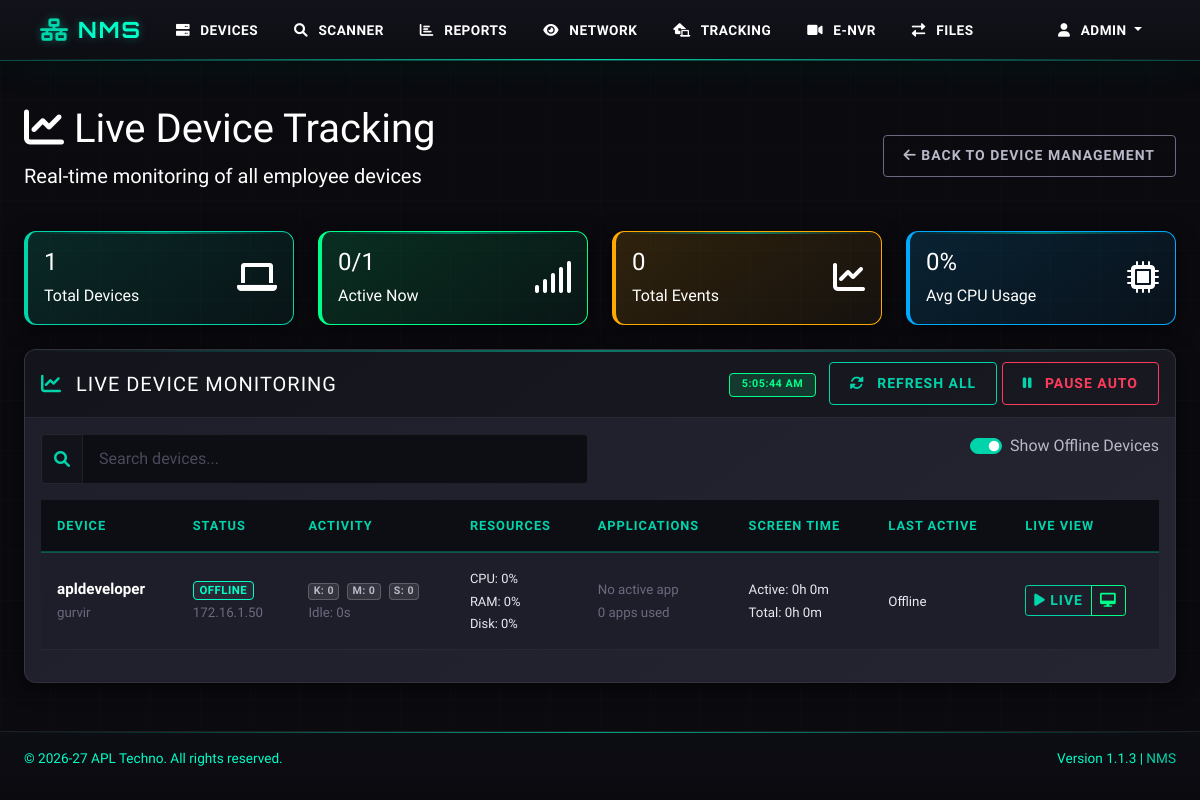
Page /tracking/live (signed in) on the committed database.
### models/tracked_device.py (models this page shows, shortened)
class TrackedDevice(db.Model):
    __tablename__ = 'tracked_devices'
    id = db.Column(db.Integer, primary_key=True)
    mac_address = db.Column(db.String(17), unique=True, nullable=False, index=True)
    device_name = db.Column(db.String(100), nullable=False)
    employee_name = db.Column(db.String(100))
    hostname = db.Column(db.String(100))
    ip_address = db.Column(db.String(15))
    department = db.Column(db.String(100))
    notes = db.Column(db.Text)
    is_active = db.Column(db.Boolean, default=True)
    last_seen = db.Column(db.DateTime, default=datetime.utcnow)
    created_at = db.Column(db.DateTime, default=datetime.utcnow)
    updated_at = db.Column(db.DateTime, default=datetime.utcnow, onupdate=datetime.utcnow)
    activity_logs = db.relationship('DeviceActivityLog', backref='device', lazy=True, cascade='all, delete-orphan')
    resource_logs = db.relationship('DeviceResourceLog', backref='device', lazy=True, cascade='all, delete-orphan')
    application_logs = db.relationship('DeviceApplicationLog', backref='device', lazy=True, cascade='all, delete-orphan')

### routes/tracking.py (the view)
@tracking_bp.route('/tracking/live')
def live_tracking():
    if not session.get('logged_in'):
        return redirect(url_for('auth_bp.login'))
    saved_devices = TrackedDevice.query.order_by(TrackedDevice.device_name).all()
    saved_devices_dicts = [device_to_dict(device) for device in saved_devices]
    return render_template('tracking/live_tracking.html',
                         saved_devices=saved_devices,
                         saved_devices_dicts=saved_devices_dicts)

### routes/tracking.py (called while the page is built)
def check_device_status(device):
    if not device.last_seen:
        return "offline"
    time_diff = datetime.utcnow() - device.last_seen
    if time_diff < timedelta(minutes=5):  # Device seen in last 5 minutes
        return "online"
    else:
        return "offline"

def device_to_dict(device):
    if not device:
        return {}
    return {
        'id': device.id,
        'device_name': device.device_name,
        'employee_name': device.employee_name,
        'hostname': device.hostname,
        'ip_address': device.ip_address,
        'mac_address': device.mac_address,
        'department': device.department,
        'notes': device.notes,
        'created_at': device.created_at.isoformat() if device.created_at else None,
        'updated_at': device.updated_at.isoformat() if device.updated_at else None,
        'last_seen': device.last_seen.isoformat() if device.last_seen else None,
        'status': check_device_status(device)
    }

@tracking_bp.context_processor
def utility_processor():
    return dict(check_device_status=check_device_status)

### templates/tracking/live_tracking.html (shortened to what this page needs)
{% extends "base.html" %}
{% block content %}
<div class="row">
    <div class="col-md-12">
        <div class="d-flex justify-content-between align-items-center">
            <div>
                <h1 style="color: white;"><i class="fas fa-chart-line"></i> Live Device Tracking</h1>
                <p style="color: white;" class="lead">Real-time monitoring of all employee devices</p>
            </div>
            <div>
                <a href="{{ url_for('tracking_bp.device_tracking') }}" class="btn btn-outline-secondary">
                    <i class="fas fa-arrow-left"></i> Back to Device Management
                </a>
            </div>
        </div>
    </div>
</div>
<div class="row mt-4">
    <div class="col-md-3">
        <div class="card bg-primary text-white">
            <div class="card-body">
                <div class="d-flex justify-content-between">
                    <div>
                        <h4 class="card-title" id="totalDevices">{{ saved_devices|length }}</h4>
                        <p class="card-text">Total Devices</p>
                    </div>
                    <div class="align-self-center">
                        <i class="fas fa-laptop fa-2x"></i>
                    </div>
                </div>
            </div>
        </div>
    </div>
    <div class="col-md-3">
        <div class="card bg-success text-white">
            <div class="card-body">
                <div class="d-flex justify-content-between">
                    <div>
                        <h4 class="card-title" id="activeDevices">0</h4>
                        <p class="card-text">Active Now</p>
                    </div>
                    <div class="align-self-center">
                        <i class="fas fa-signal fa-2x"></i>
                    </div>
                </div>
            </div>
        </div>
    </div>
    <div class="col-md-3">
        <div class="card bg-warning text-white">
            <div class="card-body">
                <div class="d-flex justify-content-between">
                    <div>
                        <h4 class="card-title" id="totalActivity">0</h4>
                        <p class="card-text">Total Events</p>
                    </div>
                    <div class="align-self-center">
                        <i class="fas fa-chart-line fa-2x"></i>
                    </div>
                </div>
            </div>
        </div>
    </div>
    <div class="col-md-3">
        <div class="card bg-info text-white">
            <div class="card-body">
                <div class="d-flex justify-content-between">
                    <div>
                        <h4 class="card-title" id="avgUsage">0%</h4>
                        <p class="card-text">Avg CPU Usage</p>
                    </div>
                    <div class="align-self-center">
                        <i class="fas fa-microchip fa-2x"></i>
                    </div>
                </div>
            </div>
        </div>
    </div>
</div>
<div class="row mt-4">
    <div class="col-md-12">
        <div class="card">
            <div class="card-header d-flex justify-content-between align-items-center">
                <h5 class="mb-0"><i class="fas fa-chart-line"></i> Live Device Monitoring</h5>
                <div>
                    <span class="badge bg-success me-2" id="lastUpdate">Never updated</span>
                    <button class="btn btn-sm btn-outline-primary" id="refreshAllBtn">
                        <i class="fas fa-sync-alt"></i> Refresh All
                    </button>
                    <button class="btn btn-sm btn-outline-danger" id="toggleAutoRefresh" data-auto-refresh="true">
                        <i class="fas fa-pause"></i> Pause Auto
                    </button>
                </div>
            </div>
            <div class="card-body">
                <div class="row mb-3">
                    <div class="col-md-6">
                        <div class="input-group">
                            <span class="input-group-text"><i class="fas fa-search"></i></span>
                            <input type="text" class="form-control" id="liveSearch" placeholder="Search devices...">
                        </div>
                    </div>
                    <div class="col-md-6">
                        <div class="form-check form-switch float-end">
                            <input class="form-check-input" type="checkbox" id="showOfflineToggle" checked>
                            <label class="form-check-label" for="showOfflineToggle">Show Offline Devices</label>
                        </div>
                    </div>
                </div>
                <div id="realTimeMonitoring">
                    {% if saved_devices %}
                    <div class="table-responsive">
                        <table class="table table-hover">
                            <thead class="table-dark">
                                <tr>
                                    <th>Device</th>
                                    <th>Status</th>
                                    <th>Activity</th>
                                    <th>Resources</th>
                                    <th>Applications</th>
                                    <th>Screen Time</th>
                                    <th>Last Active</th>
                                    <th>Live View</th>
                                </tr>
                            </thead>
                            <tbody id="realTimeDevices">
                                {% for device in saved_devices %}
                                <tr id="device-{{ device.mac_address|replace(':', '') }}" class="live-device-row"
                                    data-device-name="{{ device.device_name|lower }}"
                                    data-employee-name="{{ device.employee_name|lower if device.employee_name else '' }}">
                                    <td>
                                        <strong class="device-name">{{ device.device_name }}</strong>
                                        <br><small class="text-muted employee-name">{{ device.employee_name or 'N/A'
                                            }}</small>
                                    </td>
                                    <td>
                                        <span class="badge bg-secondary status-badge">Offline</span>
                                        <br><small class="text-muted device-ip">{{ device.ip_address or 'N/A' }}</small>
                                    </td>
                                    <td>
                                        <div class="activity-indicators">
                                            <span class="badge bg-light text-dark me-1 keyboard-events">K: 0</span>
                                            <span class="badge bg-light text-dark me-1 mouse-events">M: 0</span>
                                            <span class="badge bg-light text-dark scroll-events">S: 0</span>
                                        </div>
                                        <small class="text-muted idle-time">Idle: 0s</small>
                                    </td>
                                    <td>
                                        <div class="resource-usage">
                                            <small>CPU: <span class="cpu-usage">0%</span></small><br>
                                            <small>RAM: <span class="memory-usage">0%</span></small><br>
                                            <small>Disk: <span class="disk-usage">0%</span></small>
                                        </div>
                                    </td>
                                    <td>
                                        <div class="applications-list">
                                            <small class="text-muted current-app">No active app</small>
                                            <br>
                                            <small class="text-muted app-count">0 apps used</small>
                                        </div>
                                    </td>
                                    <td>
                                        <div class="screen-time">
                                            <small class="active-time">Active: 0h 0m</small>
                                            <br>
                                            <small class="total-time">Total: 0h 0m</small>
                                        </div>
                                    </td>
                                    <td>
                                        <small class="last-seen">Never</small>
                                    </td>
                                    <td>
                                        <div class="btn-group btn-group-sm">
                                            <button class="btn btn-outline-primary track-live"
                                                data-mac="{{ device.mac_address }}" data-device-id="{{ device.id }}"
                                                title="Live Tracking">
                                                <i class="fas fa-play"></i> Live
                                            </button>
                                            <button class="btn btn-outline-success view-screens"
                                                data-mac="{{ device.mac_address }}" title="View Screens">
                                                <i class="fas fa-desktop"></i>
                                            </button>
                                        </div>
                                    </td>
                                </tr>
                                {% endfor %}
                            </tbody>
                        </table>
                    </div>
                    {% endif %}
                </div>
            </div>
        </div>
    </div>
</div>
{% endblock %}

### static/css/tactical.css (style rules this page uses)
:root { --tactical-bg-darkest: #0a0a0f; --tactical-bg-dark: #0d0d14; --tactical-bg-medium: #12121a; --tactical-bg-light: #1a1a24; --tactical-bg-surface: #1e1e2a; --tactical-bg-elevated: #252532; --tactical-bg-card: linear-gradient(145deg, #1e1e2a 0%, #252532 100%); --tactical-accent: #00d4aa; --tactical-accent-bright: #00ffc8; --tactical-accent-dim: #00a080; --tactical-accent-glow: rgba(0, 212, 170, 0.4); --tactical-accent-subtle: rgba(0, 212, 170, 0.1); --tactical-success: #00ff88; --tactical-success-dim: #00cc6a; --tactical-success-glow: rgba(0, 255, 136, 0.3); --tactical-danger: #ff3b5c; --tactical-danger-dim: #cc2f4a; --tactical-danger-glow: rgba(255, 59, 92, 0.3); --tactical-warning: #ffaa00; --tactical-warning-dim: #cc8800; --tactical-warning-glow: rgba(255, 170, 0, 0.3); --tactical-info: #00aaff; --tactical-info-dim: #0088cc; --tactical-info-glow: rgba(0, 170, 255, 0.3); --tactical-text-primary: #ffffff; --tactical-text-secondary: #ffffff; --tactical-text-muted: #00ffc8; --tactical-text-dim: #b8b8c8; --tactical-border: rgba(255, 255, 255, 0.08); --tactical-border-accent: rgba(0, 212, 170, 0.3); --tactical-border-bright: rgba(0, 212, 170, 0.6); --tactical-shadow: 0 4px 20px rgba(0, 0, 0, 0.5); --tactical-shadow-accent: 0 0 20px rgba(0, 212, 170, 0.2); --tactical-glow-sm: 0 0 10px; --tactical-glow-md: 0 0 20px; --tactical-glow-lg: 0 0 40px; --tactical-radius-sm: 4px; --tactical-radius-md: 8px; --tactical-radius-lg: 12px; --tactical-transition: all 0.3s cubic-bezier(0.4, 0, 0.2, 1); --tactical-transition-fast: all 0.15s ease; }
body.tactical-theme { background: var(--tactical-bg-darkest) !important; background-image: linear-gradient(rgba(0, 212, 170, 0.02) 1px, transparent 1px), linear-gradient(90deg, rgba(0, 212, 170, 0.02) 1px, transparent 1px) !important; background-size: 50px 50px !important; color: var(--tactical-text-primary); font-family: 'Rajdhani', 'Segoe UI', sans-serif; min-height: 100vh; }

### templates/tracking/live_tracking.html (style rules this page uses)
.status-badge { font-size: 0.75em; padding: 0.25em 0.5em; }
.resource-usage small { font-size: 0.85em; }
.activity-indicators .badge { font-size: 0.7em; padding: 0.2em 0.4em; }

### rows in the picture
TrackedDevice: device_name "apldeveloper", employee_name "gurvir", ip_address "172.16.1.50"

### other values in the picture
{{ session.username }} "ADMIN"
{{ saved_devices|length }} "1"
